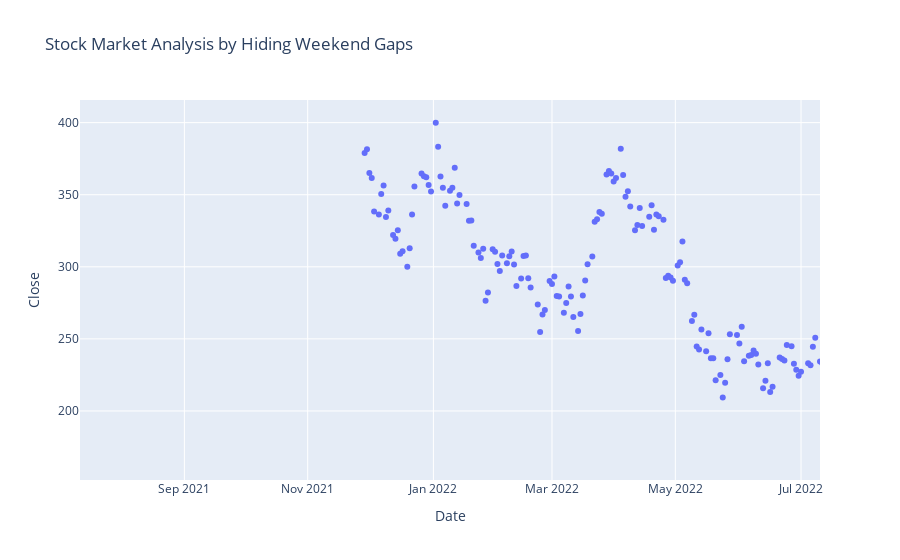

Notebook cell for this chart:
### Code cell
figure = px.scatter(data, x='Date', y='Close', range_x=['2021-07-12', '2022-07-11'],
                 title="Stock Market Analysis by Hiding Weekend Gaps")
figure.update_xaxes(
    rangebreaks=[
        dict(bounds=["sat", "sun"])
    ]
)
figure.show()

### Figure 1 — Plotly figure (JSON) as saved in the notebook; plotly's stock layout.template omitted (floating-point values rounded to 4 significant figures; data arrays with more than 128 entries replaced by an {"elided": "..."} marker saying what was removed)
{"data": [{"hovertemplate": "Date=%{x}<br>Close=%{y}<extra></extra>", "legendgroup": "", "marker": {"color": "#636efa", "symbol": "circle"}, "mode": "markers", "name": "", "orientation": "v", "showlegend": false, "type": "scatter", "x": {"elided": "252 str values"}, "xaxis": "x", "y": {"elided": "252 float values"}, "yaxis": "y"}], "layout": {"legend": {"tracegroupgap": 0}, "title": {"text": "Stock Market Analysis by Hiding Weekend Gaps"}, "xaxis": {"anchor": "y", "domain": [0, 1], "range": ["2021-07-12", "2022-07-11"], "rangebreaks": [{"bounds": ["sat", "sun"]}], "title": {"text": "Date"}}, "yaxis": {"anchor": "x", "domain": [0, 1], "title": {"text": "Close"}}}}
